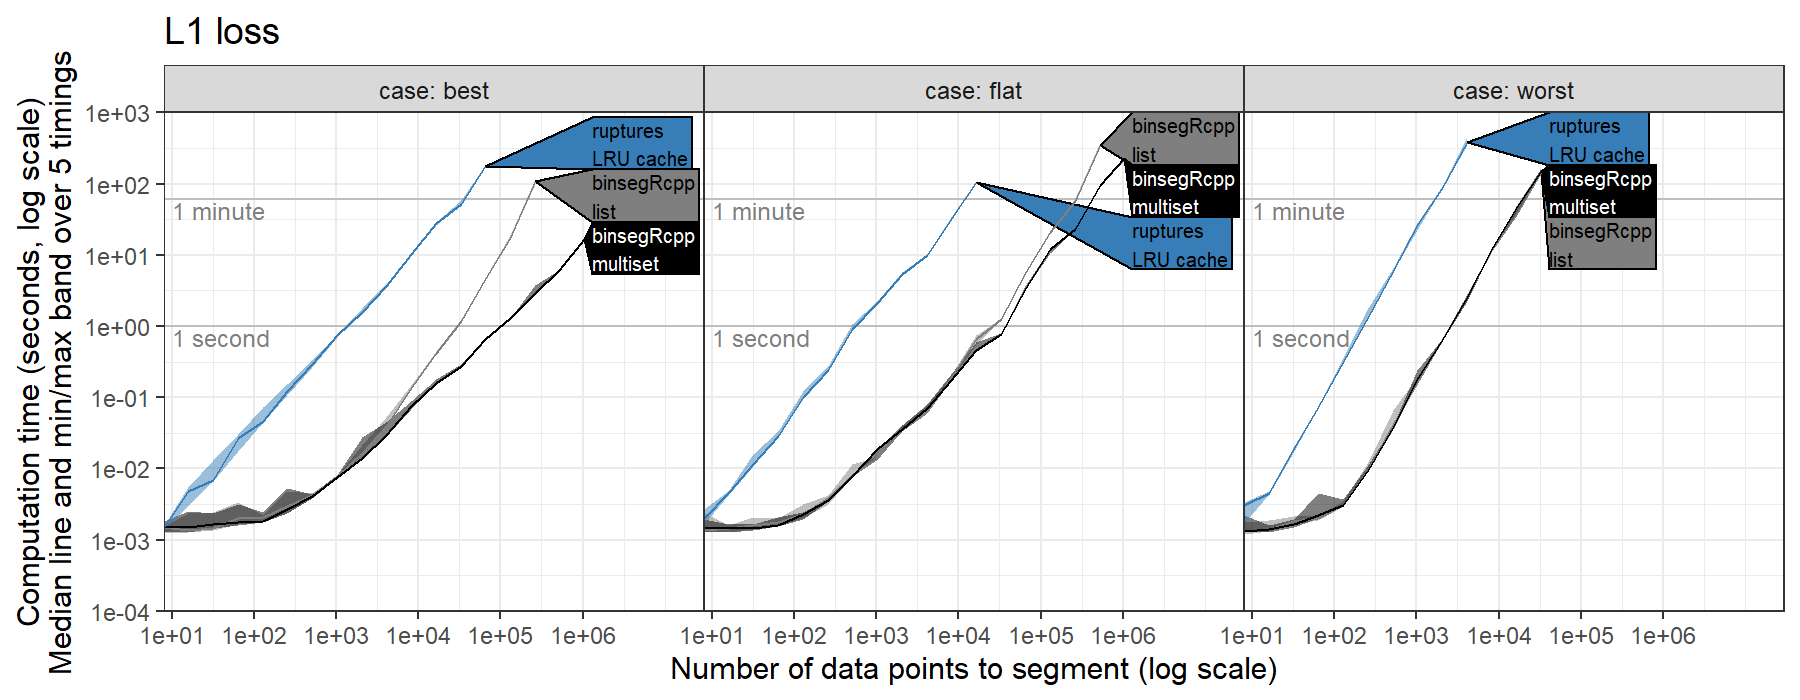

This figure's R source:
source("packages.R")
timing.stats <- data.table::fread("figure-timings-laplace-data.csv")
timing.stats[, new.pkg := ifelse(
  package %in% names(disp.pkg), disp.pkg[package], package)]
timing.stats[, Package := sub("[.]", "\n", new.pkg, perl=TRUE)]
##timing.stats[, Package := sub("[.]|(?<=fpop)::", "\n", package, perl=TRUE)]
(total.minutes <- timing.stats[, sum(seconds_median*seconds_timings) / 60])
timing.stats[, min.loss := min(loss), by=.(case,N.data)]
timing.stats[loss==min.loss, .(N.data, max.segs, case, Package, loss, min.loss)]
timing.stats[loss>min.loss, .(N.data, max.segs, case, Package, loss, min.loss)]
ref.dt <- rbind(
  data.table(seconds=1, unit="1 second"),
  data.table(seconds=60, unit="1 minute"))
gg <- ggplot()+
  scale_color_manual(values=pkg.colors)+
  theme_bw()+
  theme(panel.spacing=grid::unit(0, "lines"))+
  facet_grid(. ~ case, labeller=label_both)+
  geom_line(aes(
    N.data, loss/N.data, color=Package),
    data=timing.stats)+
  coord_cartesian(
    xlim=c(NA, 1e8))+
  scale_x_log10(
    "Number of data points to segment (log scale)",
    breaks=10^seq(1, 6, by=1))+
  scale_y_log10(
    "Mean squared error (log scale)")
(dl <- directlabels::direct.label(gg, list(cex=0.6, "last.polygons")))
png("figure-timings-laplace-loss.png", width=9, height=3.5, units="in", res=200)
print(dl)
dev.off()

gg <- ggplot()+
  scale_color_manual(values=pkg.colors)+
  scale_fill_manual(values=pkg.colors)+
  ggtitle("L1 loss")+
  theme_bw()+
  theme(
    legend.position="none",
    panel.spacing=grid::unit(0, "lines"))+
  facet_grid(. ~ case, labeller=label_both)+
  geom_hline(aes(
    yintercept=seconds),
    data=ref.dt,
    color="grey")+
  geom_text(aes(
    10, seconds, label=unit),
    data=ref.dt,
    size=3,
    hjust=0,
    vjust=1.1,
    color="grey50")+
  directlabels::geom_dl(aes(
    N.data, seconds_median, color=Package, label=Package),
    data=timing.stats,
    method=list(cex=0.6, "last.polygons"))+
  geom_ribbon(aes(
    N.data, ymin=seconds_min, ymax=seconds_max, fill=Package),
    alpha=0.5,
    data=timing.stats)+
  geom_line(aes(
    N.data, seconds_median, color=Package),
    data=timing.stats)+
  scale_x_log10(
    "Number of data points to segment (log scale)",
    breaks=10^seq(1, 6, by=1))+
  coord_cartesian(
    expand=FALSE,
    ylim=c(1e-4, 1e3),
    xlim=c(8, 3e7))+
  scale_y_log10(
    "Computation time (seconds, log scale)\nMedian line and min/max band over 5 timings",
    breaks=10^seq(-10,10))
png("figure-timings-laplace.png", width=9, height=3.5, units="in", res=200)
print(gg)
dev.off()
